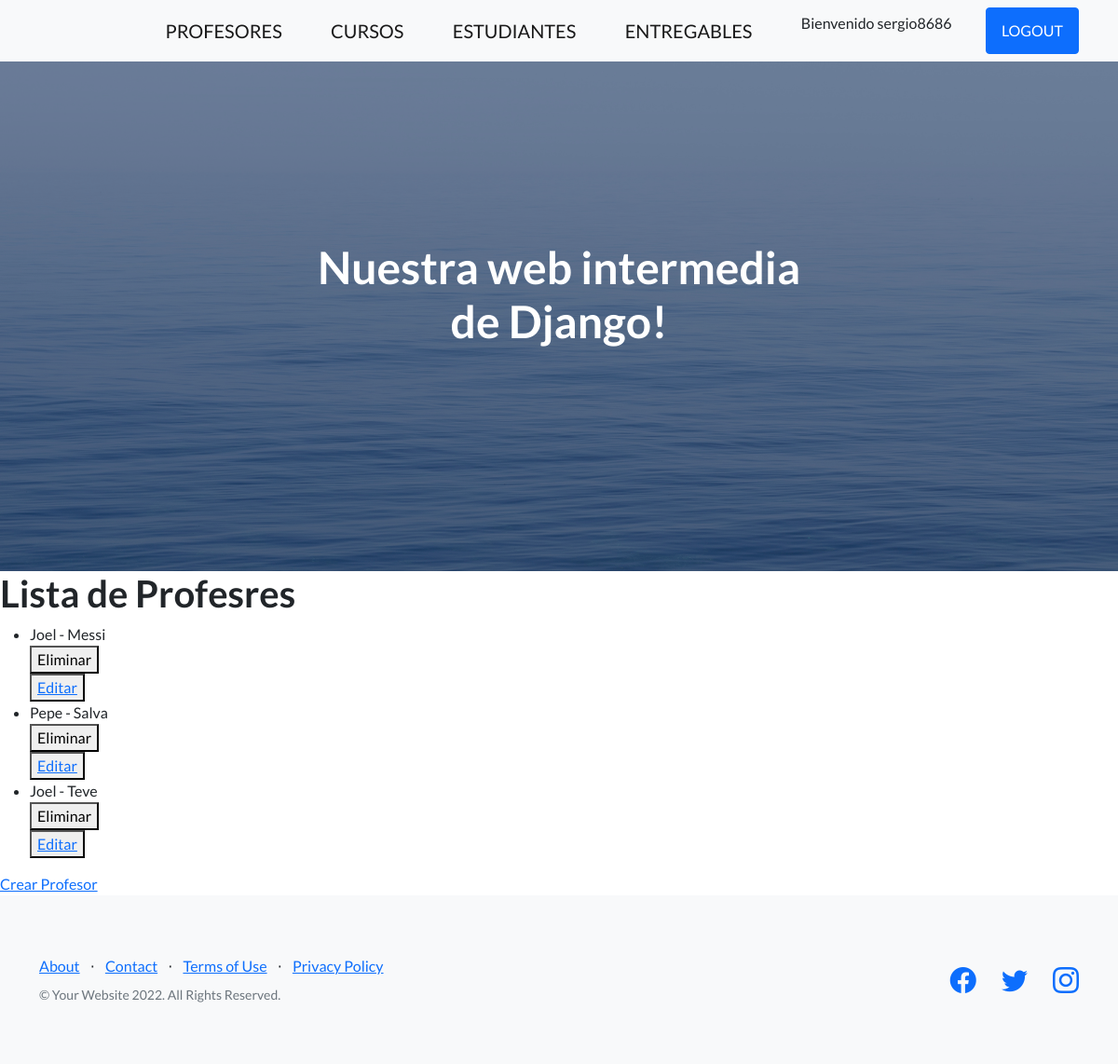
/app-coder/listaProfesores/ (signed in), run on the app's committed database.
### App_Coder/models.py (models this page shows)
class Profesor(models.Model):
    nombre = models.CharField(max_length=30)
    apellido = models.CharField(max_length=30)
    email = models.EmailField()
    profesion = models.CharField(max_length=30)
    user_is = models.OneToOneField(User, on_delete=models.CASCADE, null=True, blank=True)
    def __str__(self) -> str:
        return f'{self.nombre} - {self.apellido}'

### App_Coder/views.py (the view)
# urls.py: path('listaProfesores/', listaProfesores, name="ListaProfesores"),
@login_required
def listaProfesores(request):
    profesores = Profesor.objects.all()
    contexto = {"profesores": profesores}
    return render(request, "leerProfesores.html", contexto)

### App_Coder/templates/leerProfesores.html
{% extends 'padre.html' %}
{% load static %}
{% block bloqueQueCambia %}
    <h1>Lista de Profesres</h1>
    <ul>
        {% for profesor in profesores %}
            <li>{{profesor}}</li>
            <div>
                <form action="{% url 'EliminarProfesor' profesor.id %}" method="POST">{% csrf_token %}
                    <button type="submit">Eliminar</button>
                </form>
                <button>
                    <a href="{% url 'EditarProfesor' profesor.id %}">Editar</a>
                </button>
            </div>
        {% endfor %}
    </ul>
    <a href="{% url 'CreaProfesor' %}">Crear Profesor</a>
{% endblock bloqueQueCambia %}

### App_Coder/templates/padre.html (shortened to what this page needs)
<!DOCTYPE html>
<html lang="en">
    <head>
        {% load static %}
        <link href="https://cdn.jsdelivr.net/npm/bootstrap-icons@1.5.0/font/bootstrap-icons.css" rel="stylesheet" type="text/css" />
        <link href="{% static 'css/styles.css' %}" rel="stylesheet" />
    </head>
    <body>
        <nav class="navbar navbar-light bg-light static-top">
            <div class="container">
                <a class="navbar-brand" href="{% url 'ListaProfesores' %}">PROFESORES</a>
                <a class="navbar-brand" href="{% url 'ListaCursos' %}">CURSOS</a>
                <a class="navbar-brand" href="{% url 'Estudiantes' %}">ESTUDIANTES</a>
                <a class="navbar-brand" href="{% url 'Entregables' %}">ENTREGABLES</a>
                {% if user.is_authenticated %}
                    <p>Bienvenido {{user.username}}</p>
                    <a class="btn btn-primary" href="{% url 'Logout' %}">LOGOUT</a>
                {% else %}
                    <a class="btn btn-primary" href="{% url 'Login' %}">LOGIN</a>
                {% endif %}
            </div>
        </nav>
        <header class="masthead">
            <div class="container position-relative">
                <div class="row justify-content-center">
                    <div class="col-xl-6">
                        <div class="text-center text-white">
                            <h1 class="mb-5">Nuestra web intermedia de Django!</h1>
                        </div>
                    </div>
                </div>
            </div>
        </header>
        {% block bloqueQueCambia %}
        {% endblock bloqueQueCambia %}
        <footer class="footer bg-light">
            <div class="container">
                <div class="row">
                    <div class="col-lg-6 h-100 text-center text-lg-start my-auto">
                        <ul class="list-inline mb-2">
                            <li class="list-inline-item"><a href="#!">About</a></li>
                            <li class="list-inline-item">⋅</li>
                            <li class="list-inline-item"><a href="#!">Contact</a></li>
                            <li class="list-inline-item">⋅</li>
                            <li class="list-inline-item"><a href="#!">Terms of Use</a></li>
                            <li class="list-inline-item">⋅</li>
                            <li class="list-inline-item"><a href="#!">Privacy Policy</a></li>
                        </ul>
                        <p class="text-muted small mb-4 mb-lg-0">&copy; Your Website 2022. All Rights Reserved.</p>
                    </div>
                    <div class="col-lg-6 h-100 text-center text-lg-end my-auto">
                        <ul class="list-inline mb-0">
                            <li class="list-inline-item me-4">
                                <a href="#!"><i class="bi-facebook fs-3"></i></a>
                            </li>
                            <li class="list-inline-item me-4">
                                <a href="#!"><i class="bi-twitter fs-3"></i></a>
                            </li>
                            <li class="list-inline-item">
                                <a href="#!"><i class="bi-instagram fs-3"></i></a>
                            </li>
                        </ul>
                    </div>
                </div>
            </div>
        </footer>
    </body>
</html>

### data on the page
Profesor: nombre+apellido "Joel - Messi"
Profesor: nombre+apellido "Pepe - Salva"
Profesor: nombre+apellido "Joel - Teve"

### other printed values
{{ user.username }} "sergio8686"
